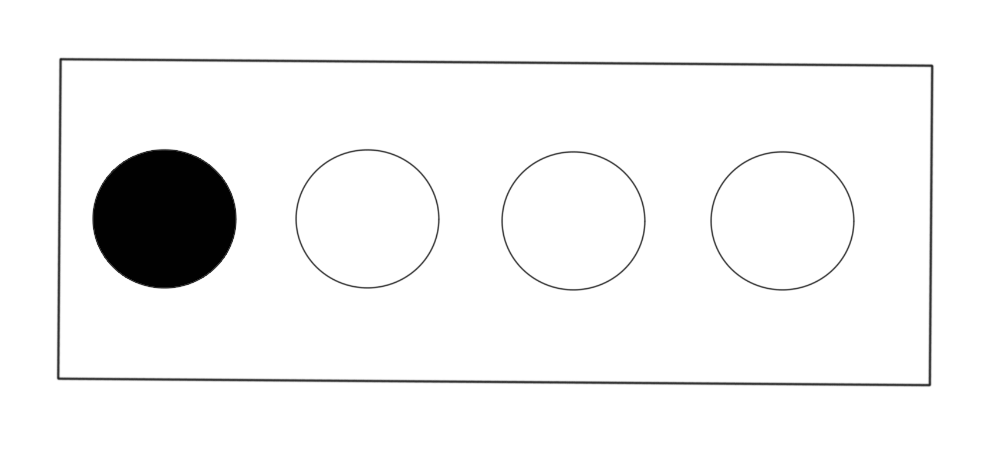
#> input picture OCR/multiple_choice/a.png, 989 x 459 px; its folder holds only this picture in this run
$ python test_multiple_choice.py   (older library calls are emulated)
#> lines starting #> are read from the running program, lines starting #| are printed output that depends on the picture; after the words box and inside, x2 and y2 are one past the last pixel; in counts of white or black regions, pixels touching at a corner belong together
### OCR/headers.py
import cv2
import numpy as np

# get grayscale image
def get_grayscale(image):
    return cv2.cvtColor(image, cv2.COLOR_BGR2GRAY)

# noise removal
def remove_noise(image):
    return cv2.medianBlur(image,5)

#thresholding
def thresholding(image, inv=0):

    if inv == 0:
        inv_const = cv2.THRESH_BINARY
    elif inv == 1:
        inv_const = cv2.THRESH_BINARY_INV

    return cv2.threshold(image, 0, 255, inv_const + cv2.THRESH_OTSU)[1]

def findContours(image, hierarchy=cv2.RETR_TREE, approximation=cv2.CHAIN_APPROX_SIMPLE):

    return cv2.findContours(image,hierarchy,approximation)

def grayscale(image):

    return cv2.cvtColor(image,cv2.COLOR_BGR2GRAY)

#dilation
def dilate(image, size=5):
    kernel = np.ones((size,size),np.uint8)
    return cv2.dilate(image, kernel, iterations = 1)

#erosion
def erode(image, size=5):
    kernel = np.ones((size,size),np.uint8)
    return cv2.erode(image, kernel, iterations = 1)

#opening - erosion followed by dilation
def opening(image):
    kernel = np.ones((5,5),np.uint8)
    return cv2.morphologyEx(image, cv2.MORPH_OPEN, kernel)

#closing - dilation followed by erosion
# [35 lines left out: functions closing, square, not called in this run]

#canny edge detection
def canny(image):
    return cv2.Canny(image, 100, 200)

#skew correction
# [12 lines left out: function deskew, not called in this run]

#template matching
def match_template(image, template):
    return cv2.matchTemplate(image, template, cv2.TM_CCOEFF_NORMED)

#connected components
def connected_components(image, connectivity=4):
    return cv2.connectedComponentsWithStats( image, connectivity, cv2.CV_32S)

def crop(img, left, up, to_right, to_down, buffer=10):

    # left += buffer
    # up += buffer

    return img[up-buffer:up+to_down+buffer, left-buffer:left+to_right+buffer]

# [29 lines left out: functions resize, square_resize_px, pad, not called in this run]

### OCR/test_multiple_choice.py
from headers import crop, grayscale, findContours, square, pad, get_grayscale, thresholding, connected_components, resize, opening, closing

import os
import numpy as np
import cv2


dir = 'multiple_choice/'
images = []
image_names = []

to_classify = []

NEXT = 0
PREV = 1
CHILD = 2
PARENT = 3

verbose = input("verbose?: y/n ")
#> the answer given: y

for obj in os.listdir(dir):
    if obj == '.DS_Store':
        continue
    objdir = os.path.join(dir,obj)

    image_name = obj.replace('.png','')

    print('[INFO] Reading:', objdir)

# read sample image
    img = cv2.imread(objdir)
#> img is the input picture: shape (459, 989, 3); min 1, max 255, mean 242.8

    imgray = grayscale(img)
    if verbose == 'y': cv2.imshow('sample',img)

    thresh = thresholding(imgray, inv=1)
#> in thresholding, `return cv2.threshold(image, 0, 255, inv_const + cv2.THRESH_OTSU)[1]`:
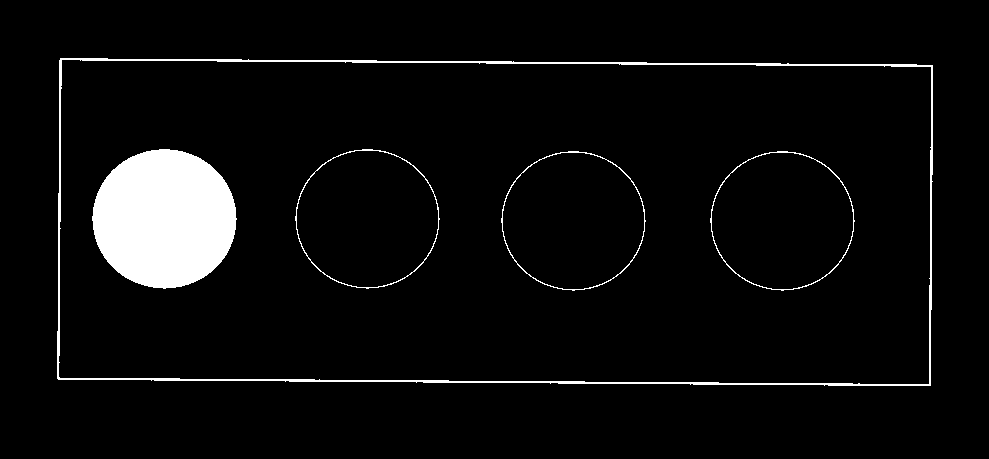
#> returned value: shape (459, 989); 5% white; 5 white regions
    if verbose == 'y': cv2.imshow('inverted binarized',thresh)

    contours, hierarchy = findContours(thresh)
#> contours = 9 contours; largest, box (x1, y1, x2, y2) and area: (57, 58, 933, 386) 279898, (58, 59, 932, 385) 277022, (92, 149, 237, 289) 15564, (710, 151, 855, 291) 15539, (501, 151, 646, 291) 15539
    # print("hieararchy: \n",hierarchy)
    # if verbose == 'y': cv2.imshow('contour image',contour_image)

    color_dict = {
        # -1:(0,0,0),
        0:(0,0,255), #red
        1:(0,255,0), #green
        2:(255,0,0), #blue
        3:(0,255,255), #yellow
        4:(255,255,0), #teal
        5:(255,0,255), #magenta
        6:(0,0,75), #maroon
        7:(0,75,0), #swamp
        8:(75,0,0), #ateneo
        9:(0,0,0) #black
    }


    answer_contours = [contour for index, contour in enumerate(contours) if hierarchy[0, index, PARENT] == 1]
#> answer_contours = 4 contours; box (x1, y1, x2, y2) and area: (92, 149, 237, 289) 15564, (710, 151, 855, 291) 15539, (501, 151, 646, 291) 15539, (295, 149, 440, 289) 15539

    color_dict = {
        0:(0,0,0),
        1:(0,0,255),
        2:(0,255,0),
        3:(255,0,0),
    }

    index_to_choice = {
        0:'d',
        1:'c',
        2:'b',
        3:'a'
    }

    choice_images = {
        'a':None,
        'b':None,
        'c':None,
        'd':None
    }

    for index, c in enumerate(answer_contours):
        # print(c)
        x,y,w,h = cv2.boundingRect(c)

        cropped = crop(imgray, x, y, w, h)
        choice_images[index_to_choice[index]] = crop(imgray, x, y, w, h)

        if verbose == 'y': cv2.imshow(index_to_choice[index],cropped)


        new_contour_image = cv2.drawContours(img, [c], -1, color_dict[index], 2)
#> this loop made 4 passes
#> (x, y) on passes 1 to 4: (710, 151), (501, 151), (295, 149), (92, 149)
#> pass 1, `cropped = crop(imgray, x, y, w, h)`:
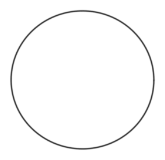
#> cropped: shape (160, 165); min 50, max 255, mean 250.2
#> pass 2, `new_contour_image = cv2.drawContours(img, [c], -1, color_dict[index], 2)`:
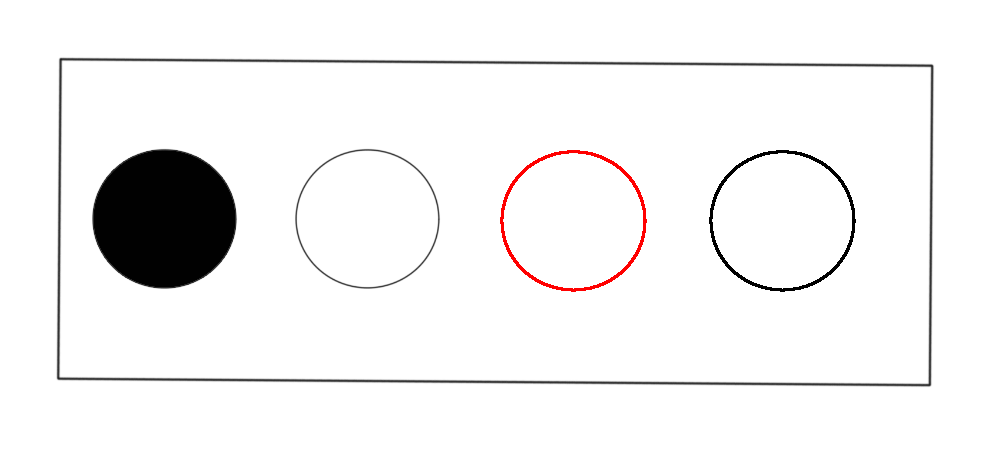
#> new_contour_image: shape (459, 989, 3); mean B, G, R 241.6, 241.6, 242.5
#> after the loop:
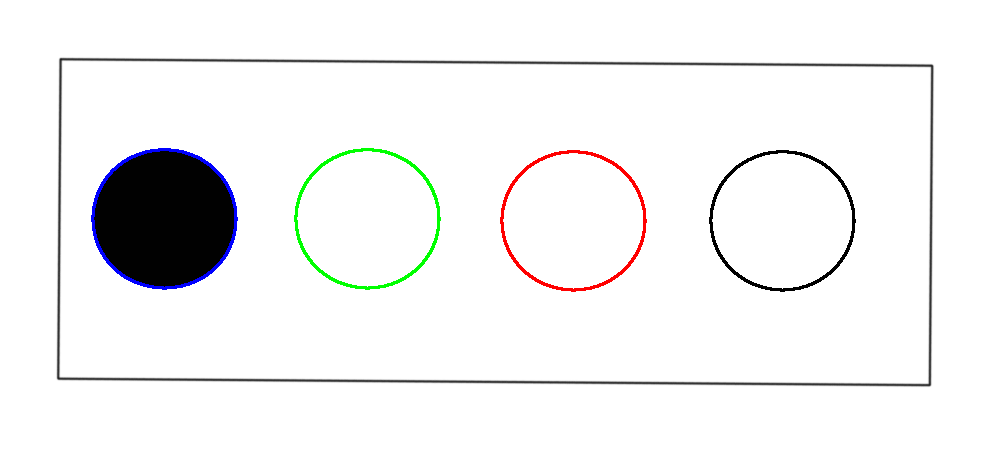
#> img: shape (459, 989, 3); 1.35% of pixels changed, all inside (x1, y1, x2, y2) = (91, 148, 856, 292)
#> after the loop, choice_images = 4 items


    if verbose == 'y': cv2.imshow('new contour image',new_contour_image)

    if verbose == 'y':
        cv2.waitKey(0)
        cv2.destroyAllWindows()

$ run again, on OCR/multiple_choice/b.png
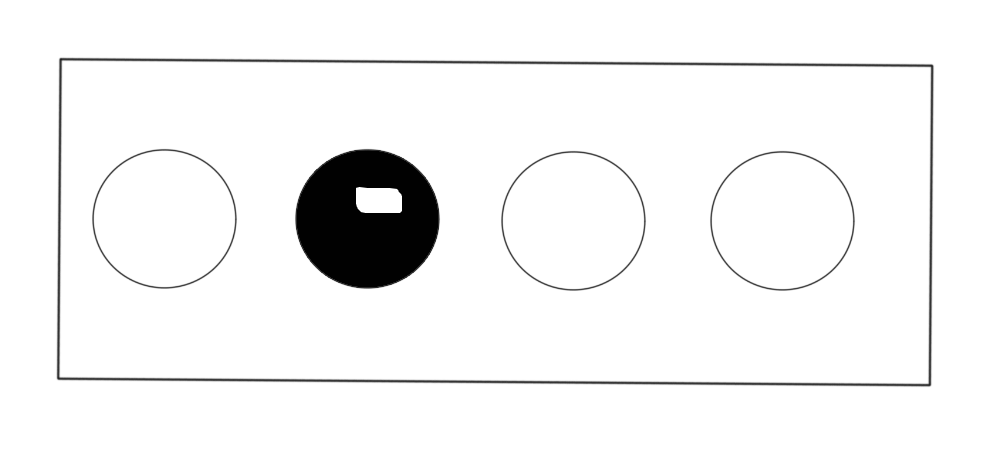
#> input picture OCR/multiple_choice/b.png, 989 x 459 px
#> img is the input picture: shape (459, 989, 3); min 1, max 255, mean 243.4
#> in thresholding, `return cv2.threshold(image, 0, 255, inv_const + cv2.THRESH_OTSU)[1]`:
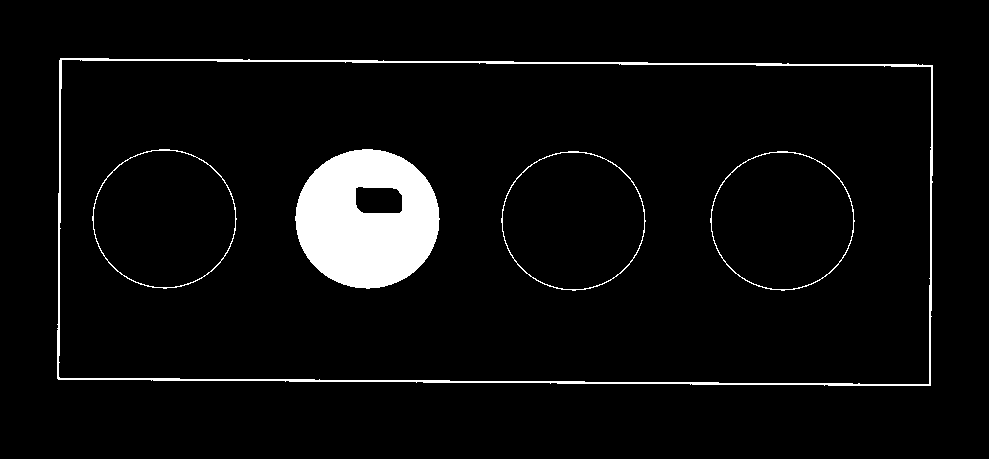
#> returned value: shape (459, 989); 4.8% white; 5 white regions
#> contours = 10 contours; largest, box (x1, y1, x2, y2) and area: (57, 58, 933, 386) 279918, (58, 59, 932, 385) 277020, (295, 149, 440, 289) 15570, (710, 151, 855, 291) 15546, (501, 151, 646, 291) 15546
#> answer_contours = 4 contours; box (x1, y1, x2, y2) and area: (295, 149, 440, 289) 15570, (710, 151, 855, 291) 15546, (501, 151, 646, 291) 15546, (92, 149, 237, 289) 15546
#> the loop `for index, c in enumerate(answer_contours):` made 4 passes
#> (x, y) on passes 1 to 4: (710, 151), (501, 151), (295, 149), (92, 149)
#> after the loop `for index, c in enumerate(answer_contours):`:
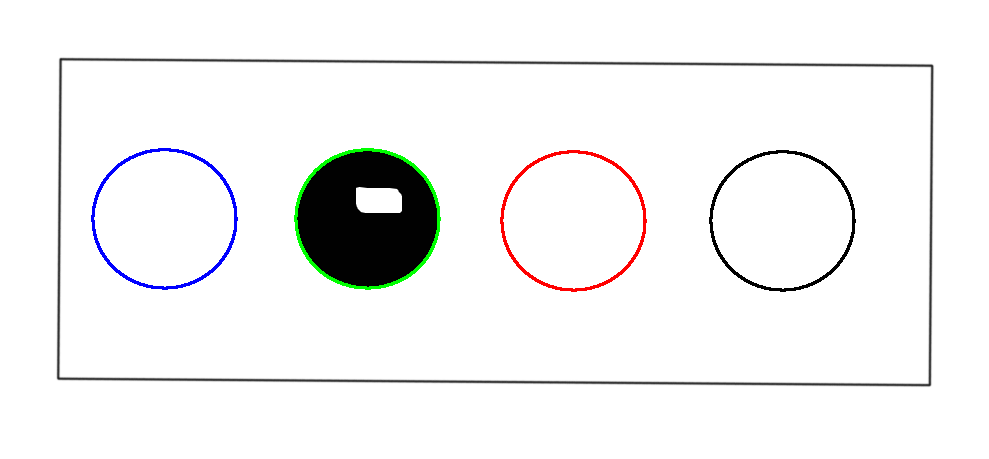
#> img: shape (459, 989, 3); 1.35% of pixels changed, all inside (x1, y1, x2, y2) = (91, 148, 856, 292)
#> after the loop `for index, c in enumerate(answer_contours):`: choice_images = 4 items

$ run again, on OCR/multiple_choice/c.png
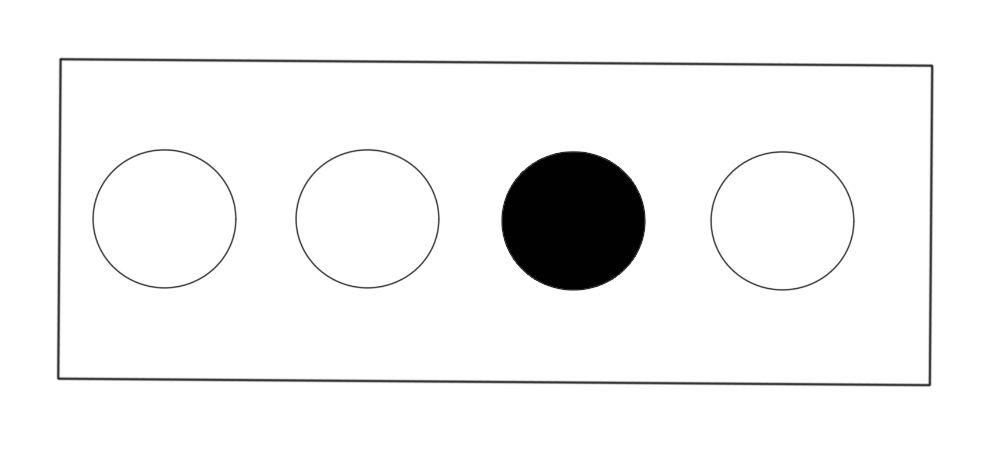
#> input picture OCR/multiple_choice/c.png, 989 x 459 px
#> img is the input picture: shape (459, 989, 3); min 1, max 255, mean 242.8
#> in thresholding, `return cv2.threshold(image, 0, 255, inv_const + cv2.THRESH_OTSU)[1]`:
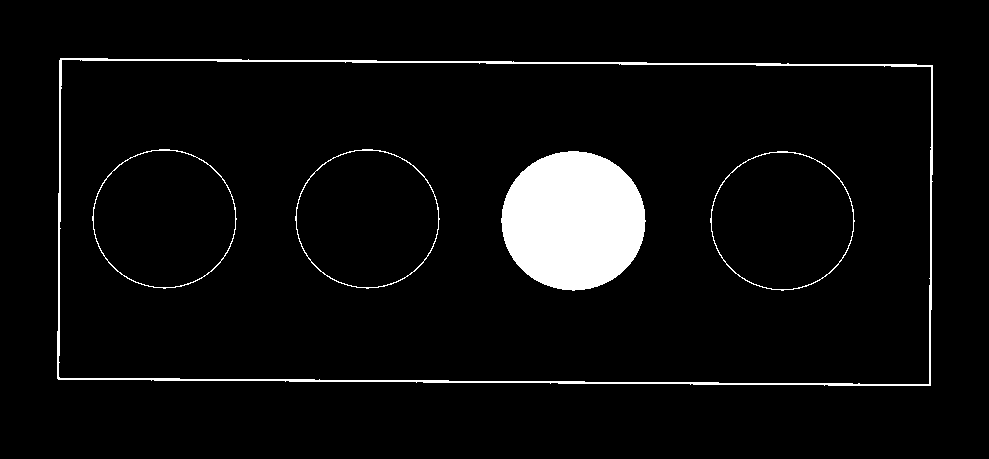
#> returned value: shape (459, 989); 5% white; 5 white regions
#> contours = 9 contours; largest, box (x1, y1, x2, y2) and area: (57, 58, 933, 386) 279898, (58, 59, 932, 385) 277022, (501, 151, 646, 291) 15564, (710, 151, 855, 291) 15539, (295, 149, 440, 289) 15539
#> answer_contours = 4 contours; box (x1, y1, x2, y2) and area: (501, 151, 646, 291) 15564, (710, 151, 855, 291) 15539, (295, 149, 440, 289) 15539, (92, 149, 237, 289) 15539
#> the loop `for index, c in enumerate(answer_contours):` made 4 passes
#> (x, y) on passes 1 to 4: (710, 151), (501, 151), (295, 149), (92, 149)
#> after the loop `for index, c in enumerate(answer_contours):`:
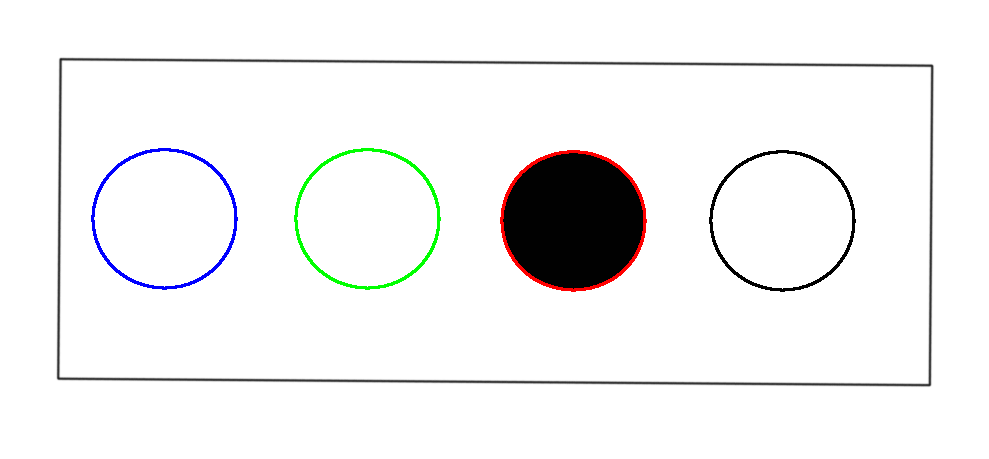
#> img: shape (459, 989, 3); 1.35% of pixels changed, all inside (x1, y1, x2, y2) = (91, 148, 856, 292)
#> after the loop `for index, c in enumerate(answer_contours):`: choice_images = 4 items

$ run again, on OCR/multiple_choice/d.png
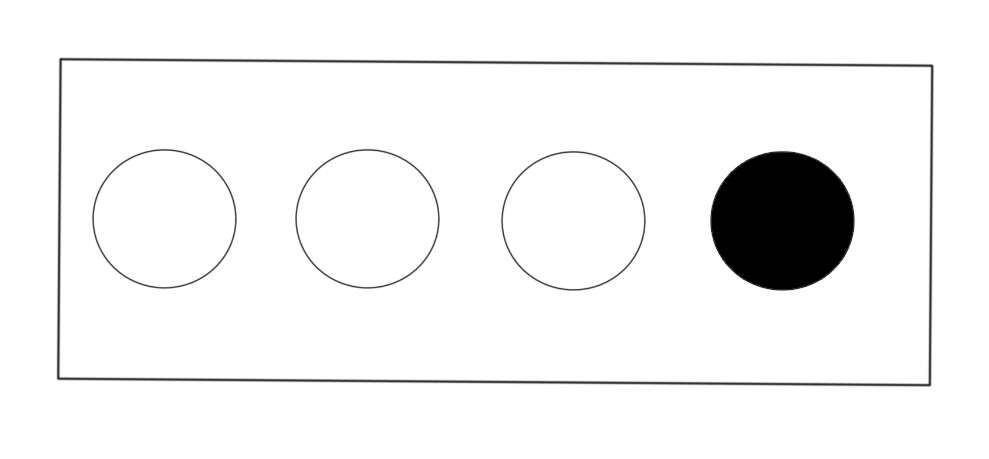
#> input picture OCR/multiple_choice/d.png, 989 x 459 px
#> img is the input picture: shape (459, 989, 3); min 1, max 255, mean 242.8
#> in thresholding, `return cv2.threshold(image, 0, 255, inv_const + cv2.THRESH_OTSU)[1]`:
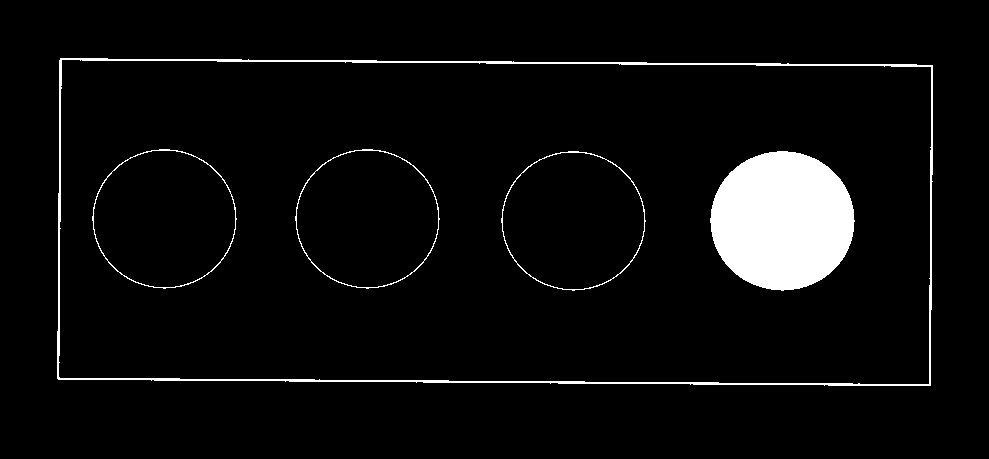
#> returned value: shape (459, 989); 5% white; 5 white regions
#> contours = 9 contours; largest, box (x1, y1, x2, y2) and area: (57, 58, 933, 386) 279898, (58, 59, 932, 385) 277022, (710, 151, 855, 291) 15564, (501, 151, 646, 291) 15539, (295, 149, 440, 289) 15539
#> answer_contours = 4 contours; box (x1, y1, x2, y2) and area: (710, 151, 855, 291) 15564, (501, 151, 646, 291) 15539, (295, 149, 440, 289) 15539, (92, 149, 237, 289) 15539
#> the loop `for index, c in enumerate(answer_contours):` made 4 passes
#> (x, y) on passes 1 to 4: (710, 151), (501, 151), (295, 149), (92, 149)
#> after the loop `for index, c in enumerate(answer_contours):`:
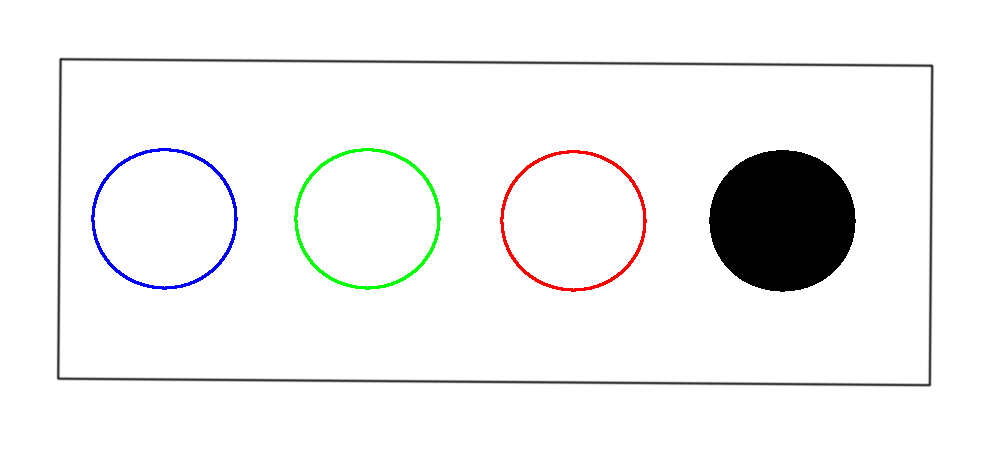
#> img: shape (459, 989, 3); 1.35% of pixels changed, all inside (x1, y1, x2, y2) = (91, 148, 856, 292)
#> after the loop `for index, c in enumerate(answer_contours):`: choice_images = 4 items
